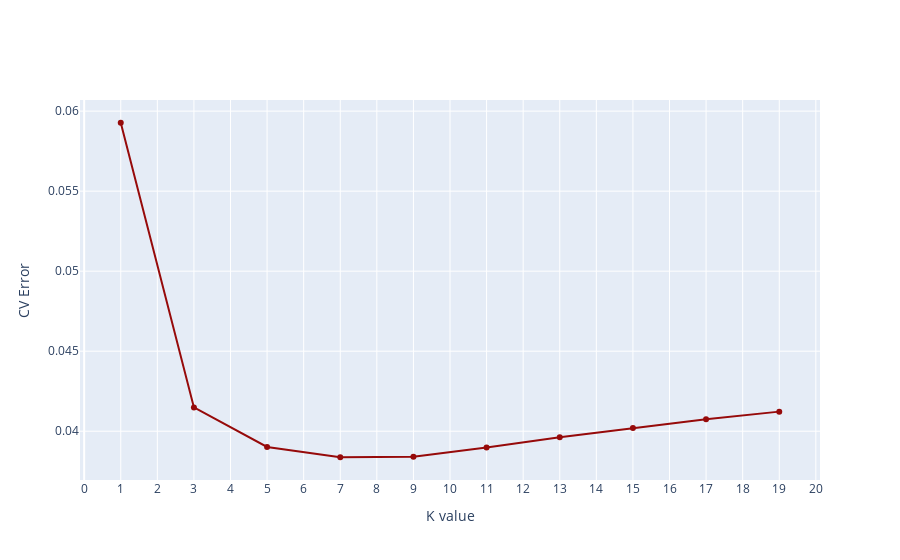

The notebook cell saved with this chart:
### Code cell
import plotly.graph_objs as go
from plotly.offline import iplot

trace0 = go.Scatter(
    y = mse,
    x = neighbors, # np.arange(1,len(score)+1), 
    mode = 'lines+markers', 
    marker = dict(
        color = 'rgb(150, 10, 10)'
    )
)

layout = go.Layout(
    title = '', 
    xaxis = dict(
        title = 'K value', 
        tickmode = 'linear'
    ),
    yaxis = dict(
        title = 'CV Error',
    )
)

fig = go.Figure(data = [trace0], layout = layout)
iplot(fig, filename='basic-line')

### Figure 1 — Plotly figure (JSON) as saved in the notebook; plotly's stock layout.template omitted (floating-point values rounded to 4 significant figures)
{"data": [{"marker": {"color": "rgb(150, 10, 10)"}, "mode": "lines+markers", "type": "scatter", "x": [1, 3, 5, 7, 9, 11, 13, 15, 17, 19], "y": [0.05927, 0.04149, 0.03902, 0.03837, 0.03841, 0.03899, 0.03963, 0.0402, 0.04075, 0.04122]}], "layout": {"title": {"text": ""}, "xaxis": {"tickmode": "linear", "title": {"text": "K value"}}, "yaxis": {"title": {"text": "CV Error"}}}}
